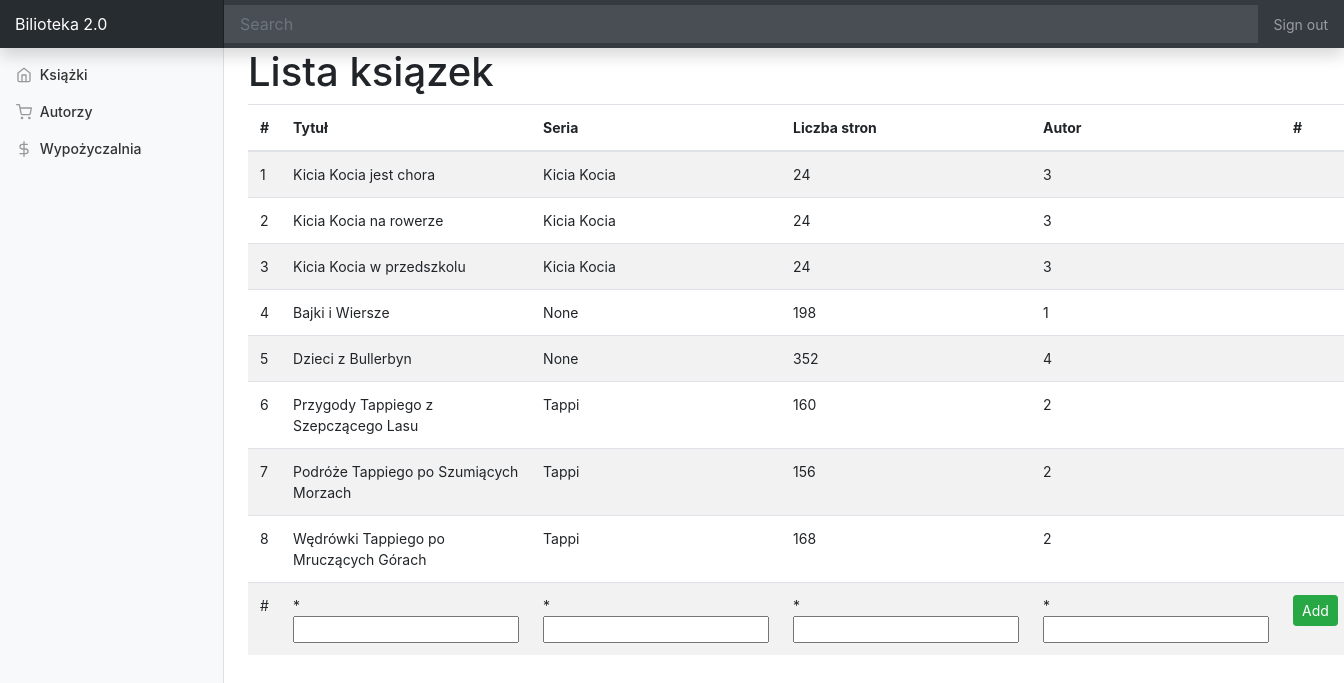
/book, run on an earlier commit of the app's database.
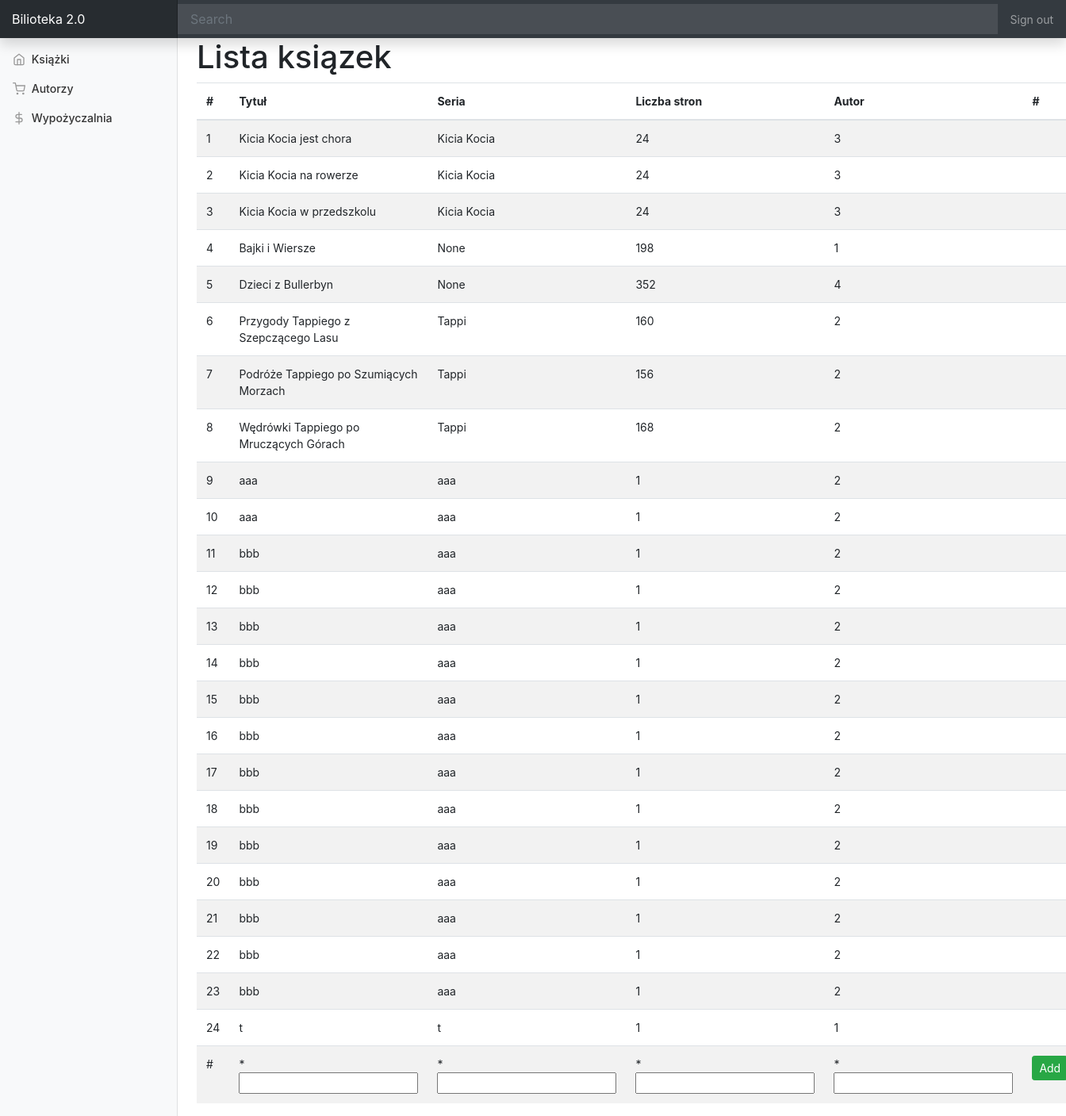
And on a later commit of the database.
### app/models_sqlalchemy.py (models this page shows, shortened)
class Book(db.Model):
    id = db.Column(db.Integer, primary_key=True)
    title = db.Column(db.String(300), index=True)
    series = db.Column(db.String(300), index=True)
    pages = db.Column(db.Integer)
    author_id = db.Column(db.Integer, db.ForeignKey("author.id"))
    book = db.relationship("Borrow", backref="book", lazy="dynamic")

### app/routes.py (the view)
@app.route("/<table_name>", methods=["GET", "POST"])
def table(table_name):
    results = models_sqlite.table.get_table(table_name)
    if table_name == "book":
        form = forms.BookForm()
    elif table_name == "author":
        form = forms.AuthorForm()
    elif table_name == "borrow":
        form = forms.BorrowForm()
    if request.method == "POST":
        if form.validate_on_submit():
            models_sqlite.table.add(table_name,form.data)
    return render_template(f"{table_name}s.html", results=results, form=form)

### app/forms.py
class BookForm(FlaskForm):
    title = StringField("title", validators=[DataRequired()])
    series = StringField("series")
    pages = IntegerField("pages", validators=[DataRequired()])
    author_id = IntegerField("pages")

### app/models_sqlite.py (called while the page is built)
    def get_table(self,table_name):
        self.table_name = table_name
        self.conn = engine.connect()
        table = Table(self.table_name, metadata, autoload=True, autoload_with=engine)
        with self.conn as conn:
            result = conn.execute(table.select()).fetchall()
        return result

### app/templates/books.html (shortened to what this page needs)
{% extends "base.html" %}
{% block content %}
<h1>Lista ksiązek</h1>
<table class="table table-striped">
    <thead>
      <tr>
        <th scope="col">#</th>
        <th scope="col">Tytuł</th>
        <th scope="col">Seria</th>
        <th scope="col">Liczba stron</th>
        <th scope="col">Autor</th>
        <th scope="col">#</th>
      </tr>
    </thead>
    <tbody>
    {% for result in results %}
      <tr>
        <td>{{ result[0] }}</td>
        <td>{{ result[1] }}</td>
        <td>{{ result[2] }}</td>
        <td>{{ result[3] }}</td>
        <td>{{ result[4] }}</td>
        <td> </td>
      </tr>
    {% endfor %}
    <form method="POST" action="/book">
      <tr>
        <td>#</th>
        <td>* {{ form.title }}</td>
        <td>* {{ form.series }}</td>
        <td>* {{ form.pages }}</td>
        <td>* {{ form.author_id }}</td>
        <td><button type="submit" class="btn btn-success btn-sm">Add</button></td>
      </tr>
    </form>
    </tbody>
</table>
{% endblock %}

What changed in the data, as far as the page shows it:
added Book: id "9", title "aaa", series "aaa", pages "1", author "2"
added Book: id "10", title "aaa", series "aaa", pages "1", author "2"
added Book: id "11", title "bbb", series "aaa", pages "1", author "2"
added Book: id "12", title "bbb", series "aaa", pages "1", author "2"
added Book: id "13", title "bbb", series "aaa", pages "1", author "2"
added Book: id "14", title "bbb", series "aaa", pages "1", author "2"
added Book: id "15", title "bbb", series "aaa", pages "1", author "2"
added Book: id "16", title "bbb", series "aaa", pages "1", author "2"
added Book: id "17", title "bbb", series "aaa", pages "1", author "2"
added Book: id "18", title "bbb", series "aaa", pages "1", author "2"
added Book: id "19", title "bbb", series "aaa", pages "1", author "2"
added Book: id "20", title "bbb", series "aaa", pages "1", author "2"
added Book: id "21", title "bbb", series "aaa", pages "1", author "2"
added Book: id "22", title "bbb", series "aaa", pages "1", author "2"
added Book: id "23", title "bbb", series "aaa", pages "1", author "2"
added Book: id "24", result "t", result "1"
